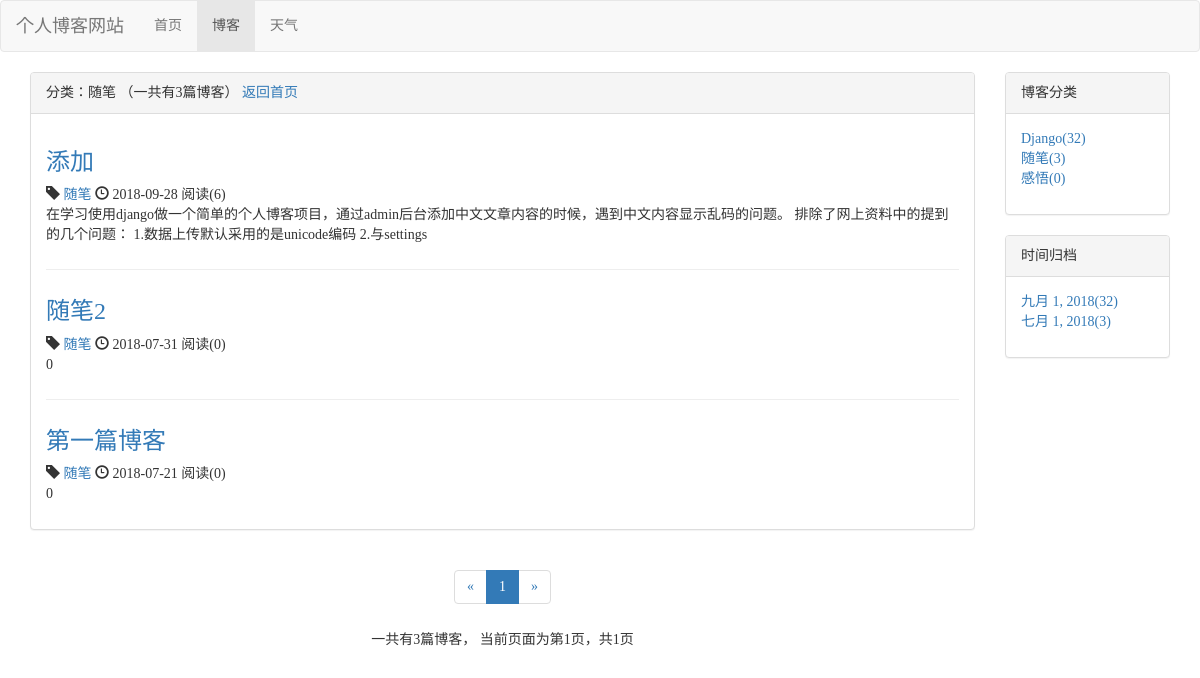
Page /blog/type/2 on the committed database.
### blog1/models.py (models this page shows, shortened)
class BlogType(models.Model):
    type_name = models.CharField(max_length=15)
    def __str__(self):
        return self.type_name
    """
    #统计数量方法2：反过来用 type_name的id(如：1)来查询 blog_type对应的id(如：1)
    def blog_type_count(self):
        return self.blog1_set.all().count()
    """

class Blog1(models.Model,ReadNumExtensionMethods):
    title = models.CharField(max_length=50)
    blog_type = models.ForeignKey(BlogType,on_delete=models.DO_NOTHING)
    content = RichTextUploadingField()
    author = models.ForeignKey(User,on_delete=models.DO_NOTHING)
    read_details = GenericRelation(ReadNumDate) #反向查询ReadNum
    created_time = models.DateTimeField(auto_now_add=True)
    last_updated_time = models.DateTimeField(auto_now=True)
    image = models.ImageField(upload_to='img',null=True,blank=True)
    class Meta:
        ordering = ['-created_time']

### read_statistics/models.py (models this page shows)
class ReadNum(models.Model):
    read_num = models.IntegerField(default=0)#阅读计数
    content_type = models.ForeignKey(ContentType, on_delete=models.DO_NOTHING)
    object_id = models.PositiveIntegerField() #对应模型主键值：数字类型
    content_object = GenericForeignKey('content_type', 'object_id')

### blog1/views.py (the view)
# urls.py: path('type/<int:type_pk>',views.blogs_with_type, name="blogs_with_type"),
def blogs_with_type(request, type_pk):
    blog_type = get_object_or_404(BlogType, pk=type_pk)#获取到models/BlogType/type_name
    blog_all_list = Blog1.objects.filter(blog_type=blog_type)#把models/type_name筛选给models/Blog/blog_type
    context = get_blog_list_common_data(request, blog_all_list)
    context['blog_type'] = blog_type  # 把获取到的类型 对象 传入字典
    return render(request,'blog/blogs_with_type.html',context)

### read_statistics/models.py (called while the page is built)
    def get_read_num(self): #Blog可以用这个方法，所以self可以是Blog的对象
        try:
            ct = ContentType.objects.get_for_model(self)# models对象
            readnum = ReadNum.objects.get(content_type=ct, object_id=self.pk)#ReadNum对象
            return readnum.read_num
        except exceptions.ObjectDoesNotExist:
            return 0

### blog1/templates/blog/blogs_with_type.html (shortened to what this page needs)
{% extends 'blog/blog_list.html' %}
{% block head_title %}
    分类：{{ blog_type.type_name }}
    （一共有{{ blogs|length }}篇博客）
    <a href="{% url 'blog_list' %}">返回首页</a>
{% endblock %}

### blog1/templates/blog/blog_list.html (shortened to what this page needs)
{% extends 'base.html' %}
{% block nav_blog_active %}active{% endblock %}
{% load staticfiles %}
{% block head_extends %}
    <link rel="stylesheet" href="{% static 'blog/blog.css' %}">
{% endblock %}
{% block content %}
    <div class="container">
        <div class="row">
            <div class="col-sm-8 col-md-9 col-lg-10">
                <div class="panel panel-default">
                    <div class="panel-heading">{% block head_title %}博客列表{% endblock %}</div>
                    <div class="panel-body">
                        {% for blog in blogs %}
                            <div class="blog">
                                <h3><a href="{% url 'blog_detail' blog.pk %}">{{ blog.title }}</a></h3>
                                <p class="blog-info">
                                    <span class="glyphicon glyphicon-tag"></span>
                                    <a href="{% url 'blogs_with_type' blog.blog_type.pk %}">{{ blog.blog_type }}</a>
                                    <span class="glyphicon glyphicon-time"></span>
                                    {{ blog.created_time|date:"Y-m-d" }}
                                    阅读({{ blog.get_read_num }})
                                </p>
                                <p>{{ blog.content|striptags|truncatechars_html:120 }}</p>
                            </div>
                        {% empty %}
                            <div class="blog">
                                <h3>-- 暂无博客，敬请期待 --</h3>
                            </div>
                        {% endfor %}
                    </div>
                </div>
                <div class="paginator">
                    <ul class="pagination">
                        <li>
                            {% if page_of_blogs.has_previous %}
                                <a href="?page={{ page_of_blogs.previous_page_number }}" aria-label="Previous">
                                    <span aria-hidden="true">&laquo;</span>
                                </a>
                            {% else %}
                                 <span aria-hidden="true">&laquo;</span>
                            {% endif %}
                        </li>
                        {% for page_num in page_range %}
                            {% if page_num == page_of_blogs.number %}
                                <li class="active"><span>{{ page_num }}</span></li>
                            {% endif %}
                        {% endfor %}
                        <li>
                            {% if page_of_blogs.has_next %}
                                <a href="?page={{ page_of_blogs.next_page_number }}" aria-label="Next">
                                    <span aria-hidden="true">&raquo;</span>
                                </a>
                            {% else %}
                                <span aria-hidden="true">&raquo;</span>
                            {% endif %}
                        </li>
                    </ul>
                    <div>
                        一共有{{ page_of_blogs.paginator.count }}篇博客，
                        当前页面为第{{ page_of_blogs.number }}页，共{{ page_of_blogs.paginator.num_pages }}页
                    </div>
                </div>
            </div>
            <div class="hidden-xs col-sm-4 col-md-3 col-lg-2">
                <div class="panel panel-default">
                    <div class="panel-heading">博客分类</div>
                    <div class="panel-body">
                            <ul class="blog-types">
                                {% for blog_type in blog_types %}
                                    <li>
                                        <a href="{% url 'blogs_with_type' blog_type.pk %}">
                                            {{ blog_type.type_name }}({{ blog_type.type_count }})
                                        </a>
                                    </li>
                                {% empty %}
                                <li>暂无分类，敬请期待！</li>
                                {% endfor %}
                            </ul>
                     </div>
                </div>
                <div class="panel panel-default">
                    <div class="panel-heading">时间归档</div>
                    <div class="panel-body">
                        <ul>
                            {% for blog_date,date_count in blog_dates.items  %}
                                <li>
                                    <a href="{% url 'blog_dates' blog_date.year blog_date.month %}">
                                        {{ blog_date }}({{ date_count }})
                                    </a>
                                </li>
                            {% endfor %}
                        </ul>
                    </div>
                </div>
            </div>
        </div>
    </div>
{% endblock %}

### static/base.css (style rules this page uses)
* { padding: 0; margin: 0; font-family: "Times New Roman"; }

### blog1/static/blog/blog.css (style rules this page uses)
ul { list-style: none; }
.blog:not(:last-child) { border-bottom: 1px solid #eee; padding-bottom: 1em; margin-bottom: 2em; }
div.blog p.blog-info { margin-bottom: 0; }
div.paginator { text-align: center; }

### rows in the picture
BlogType: type_name "随笔", type_count "3"
Blog1: title "添加", blog_type "随笔", created_time "2018-09-28", get_read_num "6", content "在学习使用django做一个简单的个人博客项目，通过admin后台添加中文文章内容的时候，遇到中文内容显示乱码的问题。 排除了网上资料中的提到的几个问题： 1.数据上传默认采用的是unicode编码 2.与settings"
Blog1: title "随笔2", blog_type "随笔", created_time "2018-07-31", get_read_num "0", content "0"
Blog1: title "第一篇博客", blog_type "随笔", created_time "2018-07-21", get_read_num "0", content "0"
BlogType: type_name "Django", type_count "32"
BlogType: type_name "感悟", type_count "0"

### other values in the picture
{{ blogs|length }} "3"
{{ page_num }} "1"
{{ page_of_blogs.paginator.count }} "3"
{{ page_of_blogs.number }} "1"
{{ page_of_blogs.paginator.num_pages }} "1"
{{ blog_date }} "九月 1, 2018" "七月 1, 2018"
{{ date_count }} "32" "3"
